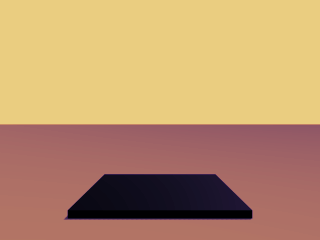
#> input picture training/runs/depth_onnx_smoke_2025-08-29_2059/overlay/00000002.png, 320 x 240 px, given as the content of the folder out/rgb, which was not available
$ python ns_make_preview.py --out out
#> lines starting #> are read from the running program, lines starting #| are printed output that depends on the picture; pictures that were not available may be replaced by others from this repository, and a replacement may not be noted
#!/usr/bin/env python3
import argparse
import glob
from pathlib import Path

import cv2
import numpy as np


def imread_rgb(path: str, tile_w: int, tile_h: int) -> np.ndarray:
    img = cv2.imread(path, cv2.IMREAD_COLOR)  # BGR uint8 (3ch)
    if img is None:
        return np.full((tile_h, tile_w, 3), 0, np.uint8)
    img = cv2.resize(img, (tile_w, tile_h), interpolation=cv2.INTER_AREA)
    return img


def imread_depth_colored(path: str, tile_w: int, tile_h: int) -> np.ndarray:
    # Load unchanged; could be 16-bit depth or already 8/3ch
    raw = cv2.imread(path, cv2.IMREAD_UNCHANGED)
    if raw is None:
        return np.full((tile_h, tile_w, 3), 0, np.uint8)

    if raw.ndim == 2 and raw.dtype == np.uint16:
        # Normalize 16-bit to 8-bit and color-map
        # Robust to empty frames: clamp min/max
        dmin, dmax = int(np.percentile(raw, 1)), int(np.percentile(raw, 99))
        if dmax <= dmin:
            dmin, dmax = 0, 65535
        depth8 = cv2.convertScaleAbs(np.clip(raw, dmin, dmax), alpha=255.0 / max(1, dmax - dmin))
        color = cv2.applyColorMap(depth8, cv2.COLORMAP_TURBO)
    else:
        # If it's already 8-bit 3ch or 1ch
        if raw.ndim == 2:
            color = cv2.cvtColor(raw, cv2.COLOR_GRAY2BGR)
        else:
            color = raw.astype(np.uint8, copy=False)

    color = cv2.resize(color, (tile_w, tile_h), interpolation=cv2.INTER_NEAREST)
    return color


def make_grid(imgs: list[np.ndarray], cols: int) -> np.ndarray:
    if not imgs:
        return np.zeros((1, 1, 3), np.uint8)
    h, w = imgs[0].shape[:2]
    # Safeguard: ensure uniform size/type
    safe = []
    for im in imgs:
        if im is None:
            im = np.full((h, w, 3), 0, np.uint8)
        if im.dtype != np.uint8:
            im = im.astype(np.uint8)
        if im.ndim == 2:
            im = cv2.cvtColor(im, cv2.COLOR_GRAY2BGR)
        if im.shape[:2] != (h, w):
            im = cv2.resize(im, (w, h), interpolation=cv2.INTER_AREA)
        safe.append(im)

    rows = []
    for i in range(0, len(safe), cols):
        row = safe[i : i + cols]
        # pad short row to full width
        while len(row) < cols:
            row.append(np.full((h, w, 3), 0, np.uint8))
        rows.append(cv2.hconcat(row))  # same height/type → OK
    grid = cv2.vconcat(rows)  # same width/type across rows → OK
    return grid


def pad_to_width(img: np.ndarray, target_w: int) -> np.ndarray:
    h, w = img.shape[:2]
    if w == target_w:
        return img
    pad = target_w - w
    left = pad // 2
    right = pad - left
    return cv2.copyMakeBorder(
        img, 0, 0, left, right, borderType=cv2.BORDER_CONSTANT, value=(0, 0, 0)
    )


def main():
    ap = argparse.ArgumentParser()
    ap.add_argument("--out", required=True, help="dataset directory containing rgb/ and depth/")
    ap.add_argument("--n", type=int, default=24, help="total tiles per modality")
    ap.add_argument("--cols", type=int, default=6, help="columns per grid")
    ap.add_argument("--tile", type=int, default=256, help="tile width/height in pixels")
    args = ap.parse_args()

    out = Path(args.out)
    rgb_dir = out / "rgb"
    depth_dir = out / "depth"
    rgb_paths = sorted(glob.glob(str(rgb_dir / "*.png")))[: args.n]
    depth_paths = sorted(glob.glob(str(depth_dir / "*.png")))[: args.n]

    # Build per-modality grids (each image normalized to tile x tile and 3-channel uint8)
    rgb_imgs = [imread_rgb(p, args.tile, args.tile) for p in rgb_paths]
#> in imread_rgb, img is the input picture: shape (240, 320, 3); mean B, G, R 108.7, 148.8, 187.9
#> in imread_rgb, `img = cv2.resize(img, (tile_w, tile_h), interpolation=cv2.INTER_AREA)`:
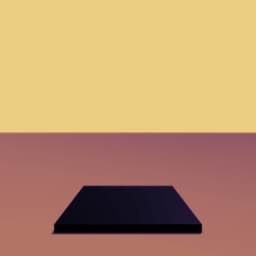
#> img: shape (256, 256, 3); mean B, G, R 108.7, 148.8, 187.9
#> rgb_imgs = 1 item
    depth_imgs = [imread_depth_colored(p, args.tile, args.tile) for p in depth_paths]
#> depth_imgs = 1 item

    rgb_grid = make_grid(rgb_imgs, args.cols) if rgb_imgs else None
#> the loop in make_grid, `for im in imgs:` made 1 pass
#> the loop in make_grid, `for i in range(0, len(safe), cols):` made 1 pass
#> in make_grid, `grid = cv2.vconcat(rows)`:
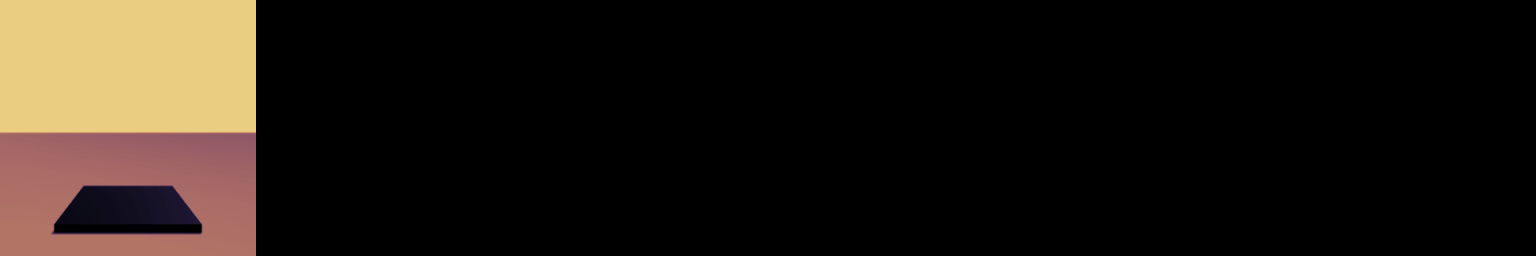
#> grid: shape (256, 1536, 3); mean of channels 0, 1, 2 18.1, 24.8, 31.3; drawn as B, G, R
    depth_grid = make_grid(depth_imgs, args.cols) if depth_imgs else None
#> the loop in make_grid (call 2), `for im in imgs:` made 1 pass
#> the loop in make_grid (call 2), `for i in range(0, len(safe), cols):` made 1 pass

    tiles = [g for g in [rgb_grid, depth_grid] if g is not None]
#> tiles = 2 items

    if not tiles:
        raise SystemExit("No images found in rgb/ or depth/")

    if len(tiles) == 1:
        canvas = tiles[0]
    else:
        # Ensure same width and type before vconcat (OpenCV requirement)
        max_w = max(t.shape[1] for t in tiles)
#> max_w = 1536
        tiles = [pad_to_width(t.astype(np.uint8), max_w) for t in tiles]
        canvas = cv2.vconcat(tiles)
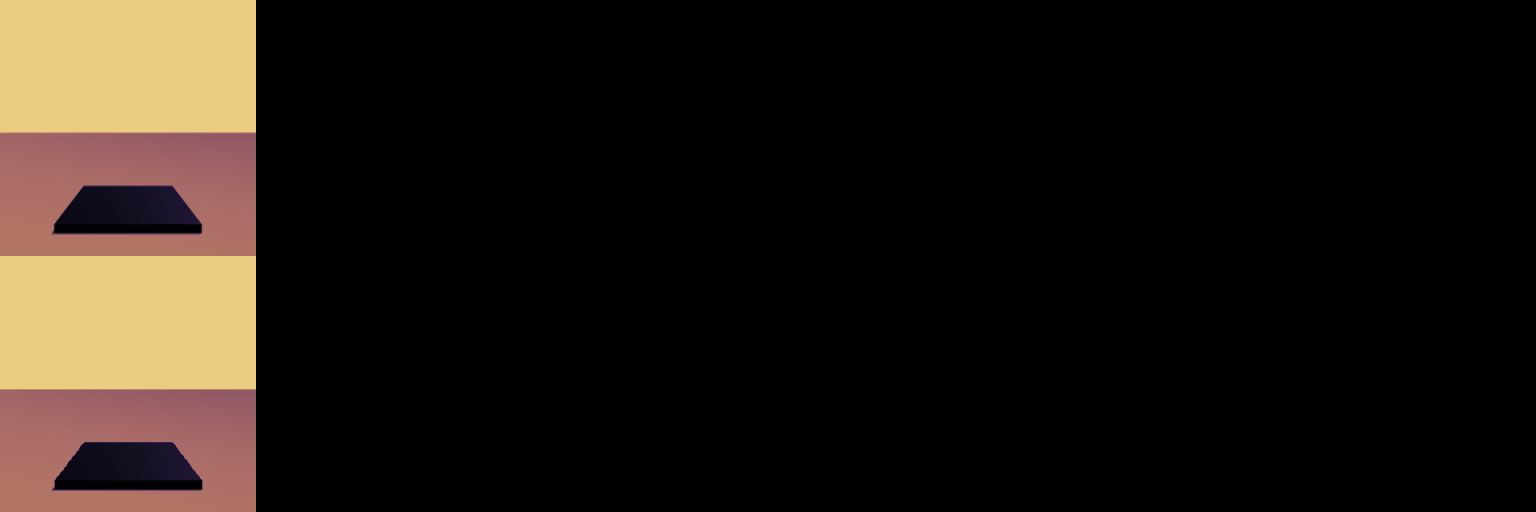
#> canvas: shape (512, 1536, 3); mean of channels 0, 1, 2 18.1, 24.8, 31.3; drawn as B, G, R

    # optional label strip at top
    label_h = 40
    strip = np.full((label_h, canvas.shape[1], 3), 30, np.uint8)
    cv2.putText(
        strip,
        f"RGB (top) • Depth (bottom)  |  tiles={args.n} cols={args.cols} tile={args.tile}",
        (10, 28),
        cv2.FONT_HERSHEY_SIMPLEX,
        0.7,
        (240, 240, 240),
        2,
        cv2.LINE_AA,
    )
    out_img = cv2.vconcat([strip, canvas])
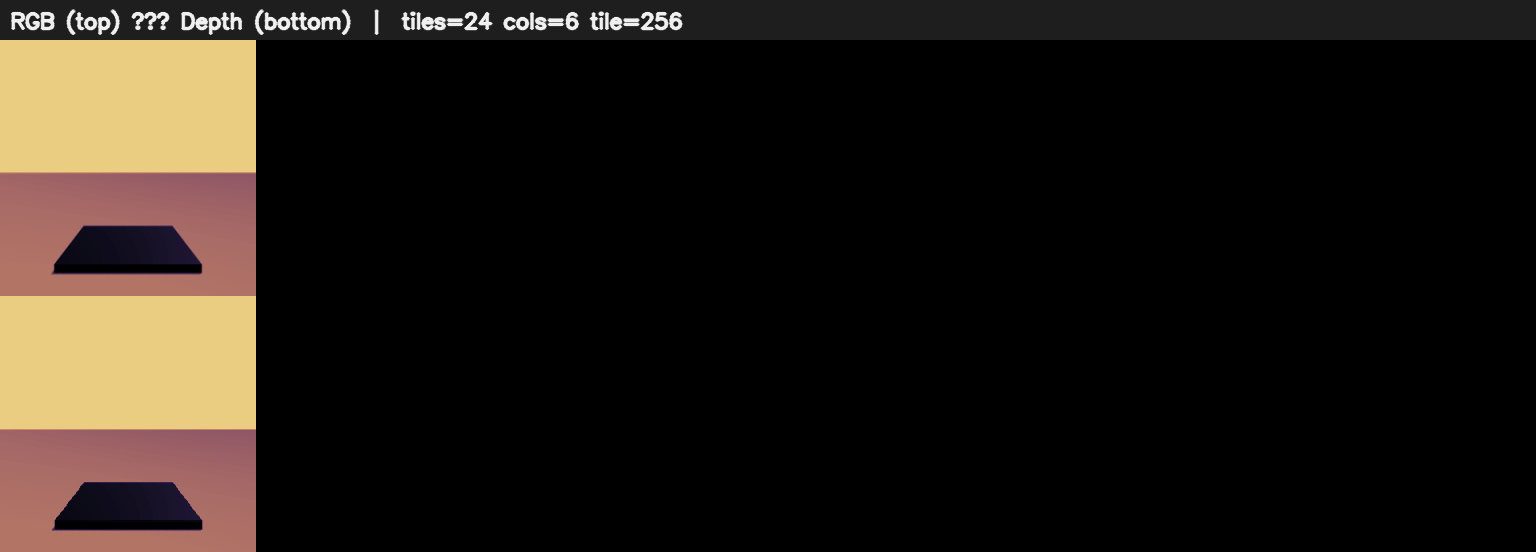
#> out_img: shape (552, 1536, 3); mean of channels 0, 1, 2 20.3, 26.5, 32.5; drawn as B, G, R

    preview = str(out / "preview.jpg")
    cv2.imwrite(preview, out_img)
    print("Wrote", preview)


if __name__ == "__main__":
    main()
